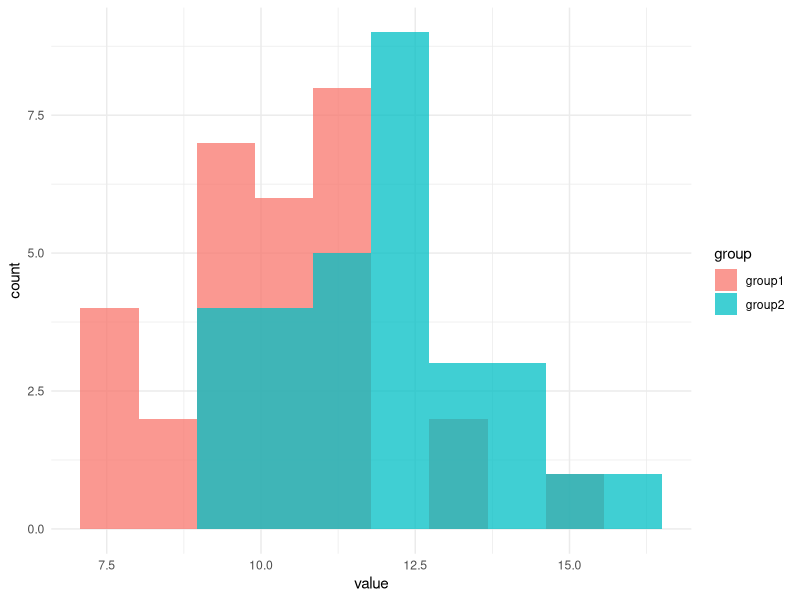
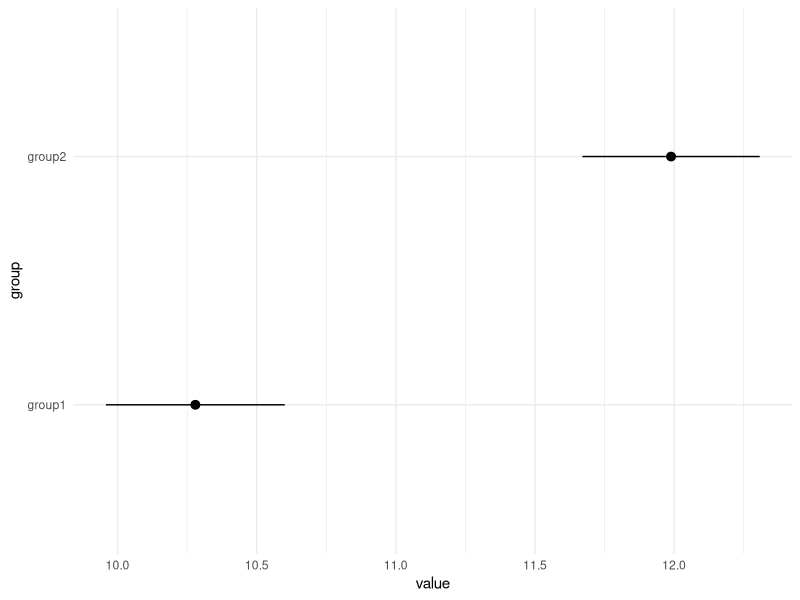
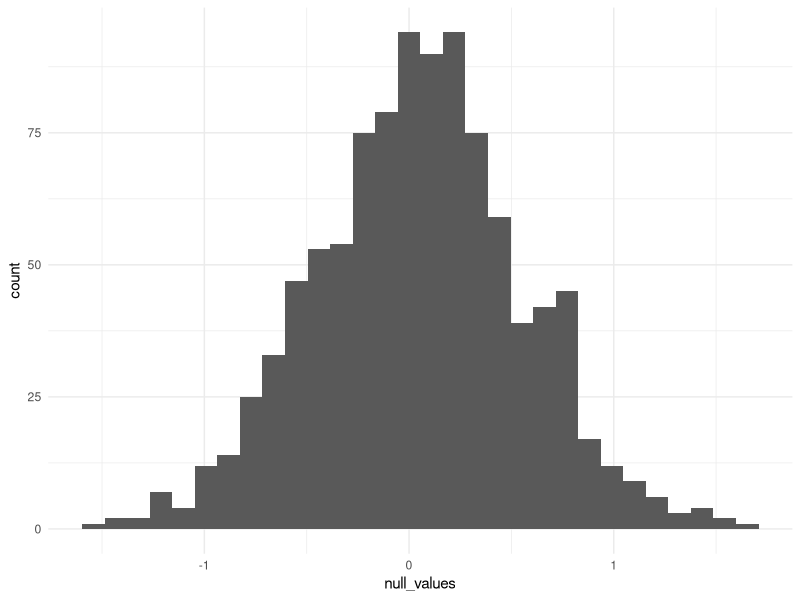
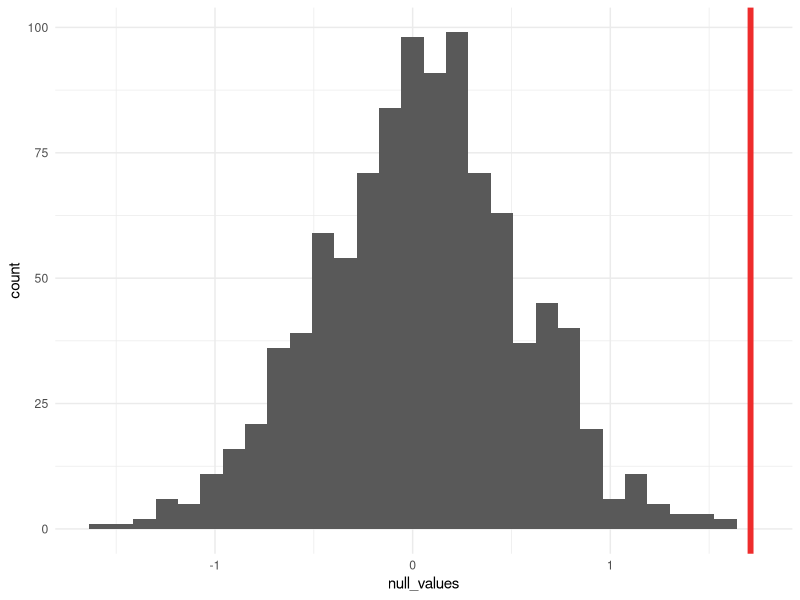
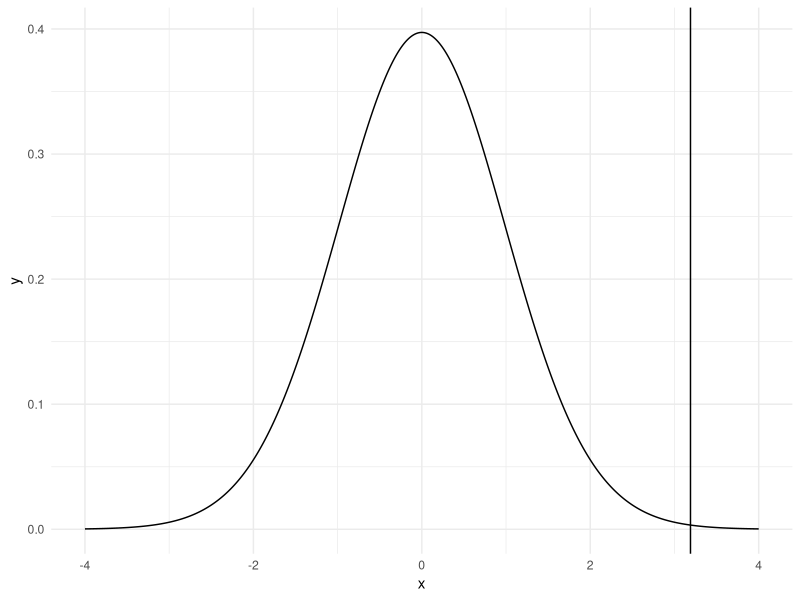
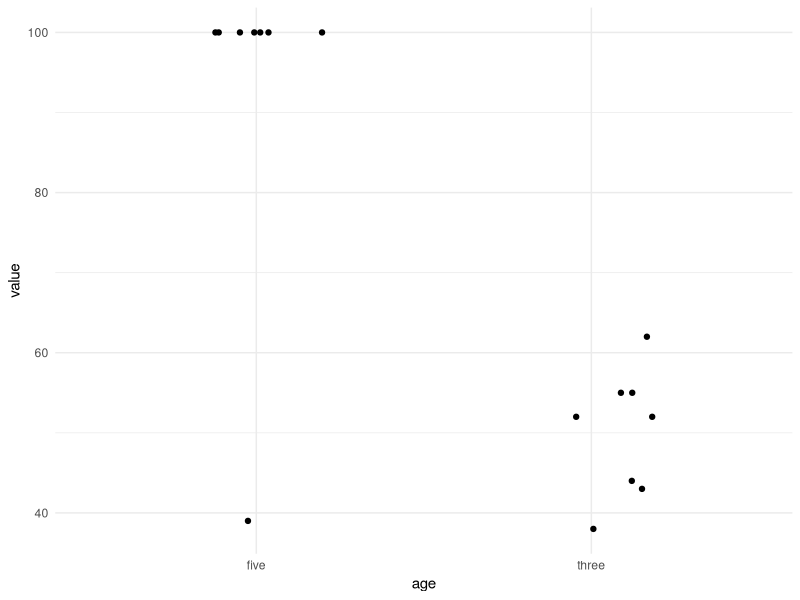
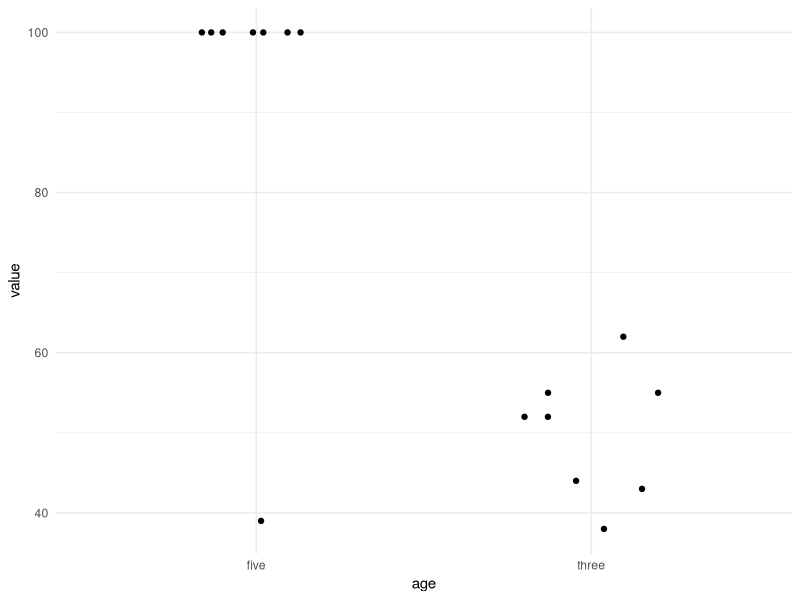
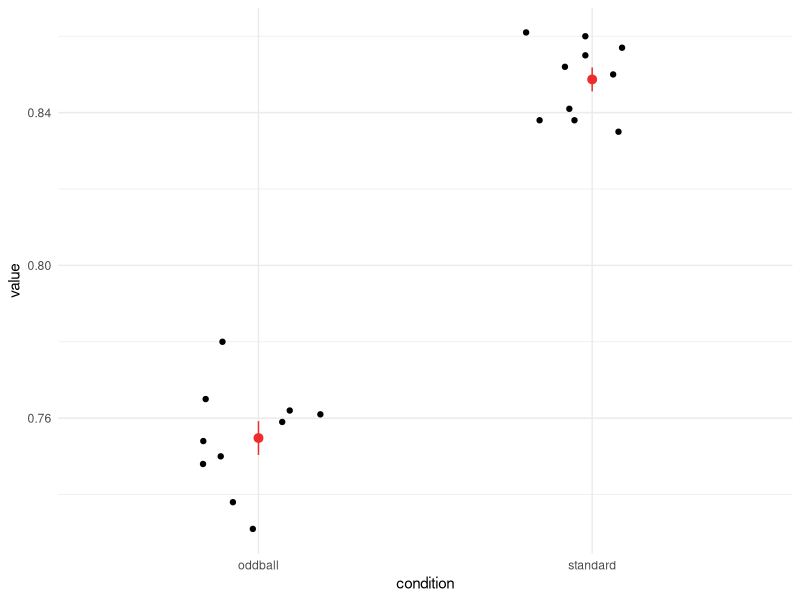

These charts were generated, in order, by the following R code:
## ---- chunk 1
knitr::opts_chunk$set(echo = TRUE)
knitr::opts_knit$set(root.dir = "/home/expdes/outputs/")
library(tidyverse)
theme_set(theme_minimal())
## ---- chunk 2
n = 30
group1 = rnorm(n, 10, 1.75)
group2 = rnorm(n, 12, 1.75)

# Creating a data frame for easier operations
data = data.frame(group1 = group1, group2 = group2) %>% 
  pivot_longer(c(group1, group2), names_to = "group")

head(data)
## ---- chunk 3
ggplot(data, aes(x = value, fill = group)) +
  geom_histogram(bins = 10, alpha = 0.75, position = "identity")  # position = "identity" overlaps histograms

ggplot(data, aes(x = group, y = value)) +
  stat_summary() +
  coord_flip()
## ---- chunk 4
get_random_group_diff = function(data) {
  diff_result = data %>% 
    # the '.' here is fancy dplyr syntax that allows you to access the entire dataframe
    # it is necessary here because we want to shuffle only one of the columns
    # in contrast, sample_frac shuffles the entire data frame,
    # which wouldn't change the mean at all
    mutate(group = sample(.$group)) %>% 
    group_by(group) %>% 
    summarise(value = mean(value))
  
  # The syntax here is just saying give me the mean of the
  # value column in the rows where group == "group1"
  group1_mean = mean(diff_result[diff_result$group == "group1",]$value)
  group2_mean = mean(diff_result[diff_result$group == "group2",]$value)
  
  group2_mean - group1_mean
}

get_random_group_diff(data)
## ---- chunk 5
null_values = replicate(1000, get_random_group_diff(data))

head(null_values)
## ---- chunk 6
p = ggplot(data.frame(null_values), aes(x = null_values)) +
  geom_histogram()

p
## ---- chunk 7
(group1_mean = mean(group1))
(group2_mean = mean(group2))

(obs_diff = group2_mean - group1_mean)
## ---- chunk 8
# geom_vline will give you a vertical line at a specific point
p + geom_vline(xintercept = obs_diff, color='firebrick2', size=2)
## ---- chunk 9
sum(null_values > obs_diff)
## ---- chunk 10
0/1000
## ---- chunk 11
sum(abs(null_values) > obs_diff)
## ---- chunk 12
0 / 1000
## ---- chunk 13
t.test(group1, group2)
## ---- chunk 14
x = seq(-4, 4, length.out = 1000)
y = dt(x, 58)
t_data = data.frame(x, y)

ggplot(t_data, aes(x = x, y = y)) +
  geom_path() +
  geom_vline(xintercept = 3.19)
## ---- chunk 15
group1_mean
group2_mean
(group1_sd = sd(group1))
(group2_sd = sd(group2))
## ---- chunk 16
standard_error = sqrt((group1_sd^2/length(group1)) + (group2_sd^2/length(group1)))
(t = (group1_mean - group2_mean) / standard_error)
# Note the R performs a degrees of freedom correction by default
(degrees_freedom = length(group1) + length(group2) - 2)
## ---- chunk 17
pt(t, df = degrees_freedom) * 2
## ---- chunk 18
differences = group1 - group2

head(differences)
## ---- chunk 19
(t = mean(differences) / (sd(differences) / sqrt(length(differences))))
(degrees_freedom = length(differences) - 1)
pt(t, df = degrees_freedom) * 2
## ---- chunk 20
t.test(group1, group2, paired=TRUE)
## ---- chunk 21
three = round(rnorm(8, 50, 10))

five = round(rnorm(8, 50, 10))
# Most of the five year olds have learned a concept that
# allows them to get a perfect score.
five[1:7] = 100

data = data.frame(three = three, five = five) %>% 
  pivot_longer(c(three, five), names_to = 'age') %>% 
  mutate(id = 1:n()) %>% 
  select(id, everything())  # just ordering the columns so id is first

head(data)
## ---- chunk 22
ggplot(data, aes(x = age, y = value)) +
  geom_jitter(height = 0, width = 0.2) + # Only jitter along the x axis
  stat_summary(fun.data = mean_cl_normal, color = 'blue')
## ---- chunk 23
ggplot(data, aes(x = age, y = value)) +
  geom_jitter(height = 0, width = 0.2) + # Only jitter along the x axis
  stat_summary(fun.data = mean_cl_boot, color = 'firebrick2')  # mean_cl_boot does all the work for you
## ---- chunk 24
print(data, n=Inf)  # forcing R to print all the rows

data %>% 
  sample_frac(1, replace=TRUE) %>% 
  print(n = Inf)
## ---- chunk 25
get_boot_mean = function(data) {
  boot_means = data %>% 
    group_by(age) %>%  # Ensures we get exactly 8 samples per group
    sample_frac(1, replace = TRUE) %>% 
    summarise(value = mean(value))
  
  boot_means$value  # return just the values so replicate can return a matrix
}
## ---- chunk 26
boot_means = replicate(1000, get_boot_mean(data))

boot_means[,1:5]

(rowMeans(boot_means))  # Sample means
quantile(boot_means[1,], probs = c(0.025, 0.975))  # 95% CI for age 5
quantile(boot_means[2,], probs = c(0.025, 0.975))  # 95% CI for age 3
## ---- chunk 27
# rbinom generates binary data with a given probability of getting 1
standard = c(replicate(10, rbinom(1000, 1, 0.85)))  # c turns our matrix into a 1-d array
oddball = c(replicate(10, rbinom(1000, 1, 0.75)))

data = data.frame(subject = rep(1:10, each=1000), standard = standard, oddball = oddball) %>% 
  pivot_longer(c(standard, oddball), names_to = "condition")

head(data)

mean_per_subject = data %>% 
  group_by(subject, condition) %>% 
  summarise(value = mean(value))

head(mean_per_subject)
## ---- chunk 28
ggplot(mean_per_subject, aes(x = condition, y = value)) +
  geom_jitter(height=0, width = 0.2) +
  stat_summary(color = 'firebrick2')
## ---- chunk 29
get_downsample_means = function(data, n){
  downsample_means = data %>% 
    group_by(subject, condition) %>%
    sample_n(n) %>% 
    summarise(value = mean(value))
  
  downsample_means
  
  res = t.test(downsample_means[downsample_means$condition == 'standard',]$value,
               downsample_means[downsample_means$condition == 'oddball',]$value)
  
  res$p.value < 0.05
}
## ---- chunk 30
sig_results_100 = replicate(500, get_downsample_means(data, 100))

mean(sig_results_100)
## ---- chunk 31
sig_results_10 = replicate(500, get_downsample_means(data, 10))

mean(sig_results_10)
